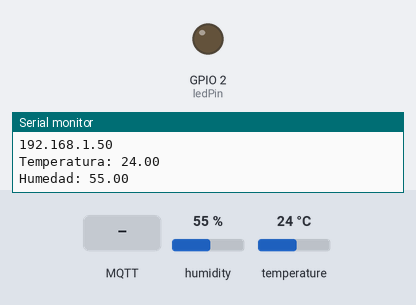
Simulated run of this sketch. Board: ESP32. Parts: output pins drawn as LEDs (lit = HIGH), the last lines printed to the serial monitor. The test bench sets the inputs (shaded band); at power-on: humidity 55 %, temperature 24 °C. WiFi joins after 1.5 s; servers stay silent unless stated; uploads are accepted with an empty reply; random numbers use the default seed unless the sketch sets one; no MQTT or app messages arrive unless stated.

Above: at 4.2 s.
4.3 s: MQTT message "on" arrives on the first subscribed topic
At 10.5 s:
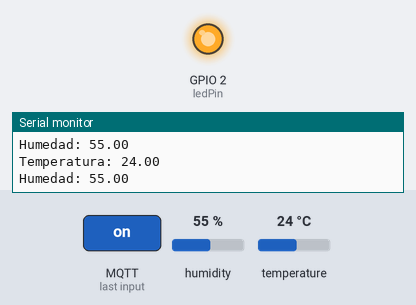
18.0 s: MQTT message "off" arrives on the first subscribed topic
At 23.9 s:
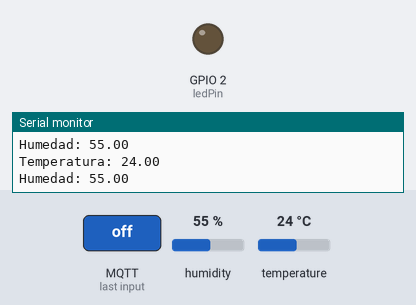
Timing chart, 0 to 25.4 s (numbered marks = the images above; inputs shaded):
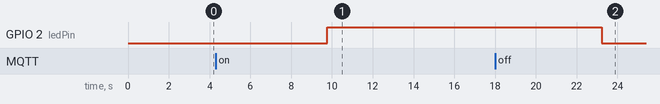

The sketch:

Esp32FirebaseRaspberryFINAL.ino
```cpp
#include <DHT11.h>
#include <WiFi.h>
#include <PubSubClient.h>
#include <HTTPClient.h>


//Temperaturaaa y humedad DHT11
const int DHTPIN = 27;
DHT11 dht11(DHTPIN);

// Replace the next variables with your SSID/Password combination
const char* ssid = "FAMILIARUIZ";
const char* password = "3215323276";

// Add your MQTT Broker IP address, example:
//const char* mqtt_server = "192.168.1.144";
const char* mqtt_server = "192.168.0.29";

WiFiClient espClient;
PubSubClient client(espClient);
long lastMsg = 0;
char msg[50];
int value = 0;

// LED Pin
const int ledPin = 2;

//////////////////TEMPERATUR Y FLUJO FIREBASE


//Sensor de Flujo YF-S201
const int sensorPin = 2;
const int measureInterval = 2500;
volatile int pulseConter;

// YF-S201
const float factorK = 7.5;
// FS300A
//const float factorK = 5.5;

// FS400A
//const float factorK = 3.5;

float volume = 0;
long t0 = 0;


void ISRCountPulse()
{
   pulseConter++;
}

float GetFrequency()
{
   pulseConter = 0;

   interrupts();
   delay(measureInterval);
   noInterrupts();

   return (float)pulseConter * 1000 / measureInterval;
}

void SumVolume(float dV)
{
   volume += dV / 60 * (millis() - t0) / 1000.0;
   t0 = millis();
}
///////////sensor de glujo


void connectToNetwork()
{
    WiFi.begin(ssid, password);

    while (WiFi.status() != WL_CONNECTED)
    {
        delay(1000);
        Serial.println("Tratando de establecer conexión WIFI...");
    }
    Serial.println("Conexión establecida :D");

  Serial.println("IP address: ");
  Serial.println(WiFi.localIP());
}

////////////////


void callback(char* topic, byte* message, unsigned int length) {
  Serial.print("Message arrived on topic: ");
  Serial.print(topic);
  Serial.print(". Message: ");
  String messageTemp;

  for (int i = 0; i < length; i++) {
    Serial.print((char)message[i]);
    messageTemp += (char)message[i];
  }
  Serial.println();

  // Feel free to add more if statements to control more GPIOs with MQTT

  // If a message is received on the topic esp32/output, you check if the message is either "on" or "off".
  // Changes the output state according to the message
  if (String(topic) == "esp32/output") {
    Serial.print("Changing output to ");
    if(messageTemp == "on"){
      Serial.println("on");
      digitalWrite(ledPin, HIGH);
    }
    else if(messageTemp == "off"){
      Serial.println("off");
      digitalWrite(ledPin, LOW);
    }
  }
}

void reconnect() {
  // Loop until we're reconnected
  while (!client.connected()) {
    Serial.print("Attempting MQTT connection...");
    // Attempt to connect
    if (client.connect("ESP32 Client")) {
      Serial.println("connected");
      // Subscribe
      client.subscribe("esp32/output");
    } else {
      Serial.print("conexion fallida, rc=");
      Serial.print(client.state());
      Serial.println(" intentado conextar de nuevo en 5 seconds");
      // Wait 5 seconds before retrying
      delay(5000);
    }
  }
}

void setup() {
  Serial.begin(115200);

    delay(1000);
    //WiFi.begin(ssid,password) ;  Procedimiento de conexión
    connectToNetwork();
     attachInterrupt(digitalPinToInterrupt(sensorPin), ISRCountPulse, RISING);
   t0 = millis();

  client.setServer(mqtt_server, 1883);
  client.setCallback(callback);
  pinMode(ledPin, OUTPUT);
}


void loop() {
///////////////////////FIREBASEEE
   float temp,hum;
    int err;

    if (WiFi.status() == WL_CONNECTED)
    {
        HTTPClient http;
        http.begin("https://irrigatic-react.firebaseio.com//object.json");
        http.addHeader("Content-Type", "text/plain");

    if ((err = dht11.read(hum, temp))==0)
    {
        Serial.print ("Temperatura: ");
        Serial.println (temp);
        Serial.print ("Humedad: ");
        Serial.println (hum);
        delay(2000);
    }
   else{
        Serial.println("Error del sensor :'(");
        temp=0.00000;
        hum=0.0000;
    }

         double latitude = random(1,25);
         double temp1 = temp;
         double hum1 = hum;
         double fer = random(75,100);


 ///sensor de fllujoo

   // obtener frecuencia en Hz
   float frequency = GetFrequency();

   // calcular caudal L/min
   float flow_Lmin = frequency / factorK;
   SumVolume(flow_Lmin);

   Serial.print(" Caudal: ");
   Serial.print(flow_Lmin, 3);
   Serial.print(" (L/min)\tConsumo:");
   Serial.print(volume, 1);
   Serial.println(" (L)");
   ////////


String SerialData="";
String SerialData2="";
String SerialData3="";
String SerialData4="";
String SerialData5="";
String SerialData6="";

SerialData = String(latitude,2);
SerialData2 = String(temp1,2);
SerialData3 = String(hum1,2);
SerialData4 = String(fer,2);
SerialData5 = String(flow_Lmin,3);
SerialData6 = String(volume,2);


         String stringTwo = String("{ \"ubicacion\" :  \"");        // converting a constant string into a String object
String stringOne = String(stringTwo + SerialData + "\",");


 String numA = String(" \"temperatura\" :  \"");        // converting a constant string into a String object
String numB= String(numA + SerialData2 + "\",");

 String numH1 = String(" \"humedad\" :  \"");        // converting a constant string into a String object
String numH= String(numH1 + SerialData3 + "\",");

 String numF1 = String(" \"fertilizante\" :  \"");        // converting a constant string into a String object
String numF= String(numF1 + SerialData4 + "\",");

String numC1 = String(" \"Caudal\" :  \"");        // converting a constant string into a String object
String numC= String(numC1 + SerialData5  + "\",");

String numCA1 = String(" \"Litros Agua\" :  \"");        // converting a constant string into a String object
String numCA= String(numCA1 + SerialData6 + "\"}");

        int httpCode = http.PUT(stringOne + numB + numH + numF + numC + numCA );
        //int httpCode = http.GET();

        if (httpCode >=200 && httpCode <206)
        {
            String payload = http.getString();
            Serial.println(httpCode);
            Serial.println(payload);
        }
        else
        {
            Serial.println(httpCode);
            Serial.println("Error en la petición");
        }

        http.end();
    }
    delay(2000);

/////////////////////////


//////////MQTT RASPBERRY

  if (!client.connected()) {
    reconnect();
  }
  client.loop();

  long now = millis();
  if (now - lastMsg > 5000) {
    lastMsg = now;

    // Temperature in Celsius
   // int temperature = 36;

    char tempString[8];
    dtostrf(temp, 1, 2, tempString);
    Serial.print("Temperature: ");
    Serial.println(tempString);
    client.publish("esp32/temperature", tempString);
    char humString[8];
    dtostrf(hum, 1, 2, humString);
    Serial.print("Humedad: ");
    Serial.println(humString);
    client.publish("esp32/temperature", humString);
  }
}
```

Measured:
- after the input at 4.3 s, GPIO 2 (ledPin): LOW → HIGH after 5.5 s
- after the input at 18.0 s, GPIO 2 (ledPin): HIGH → LOW after 5.2 s
